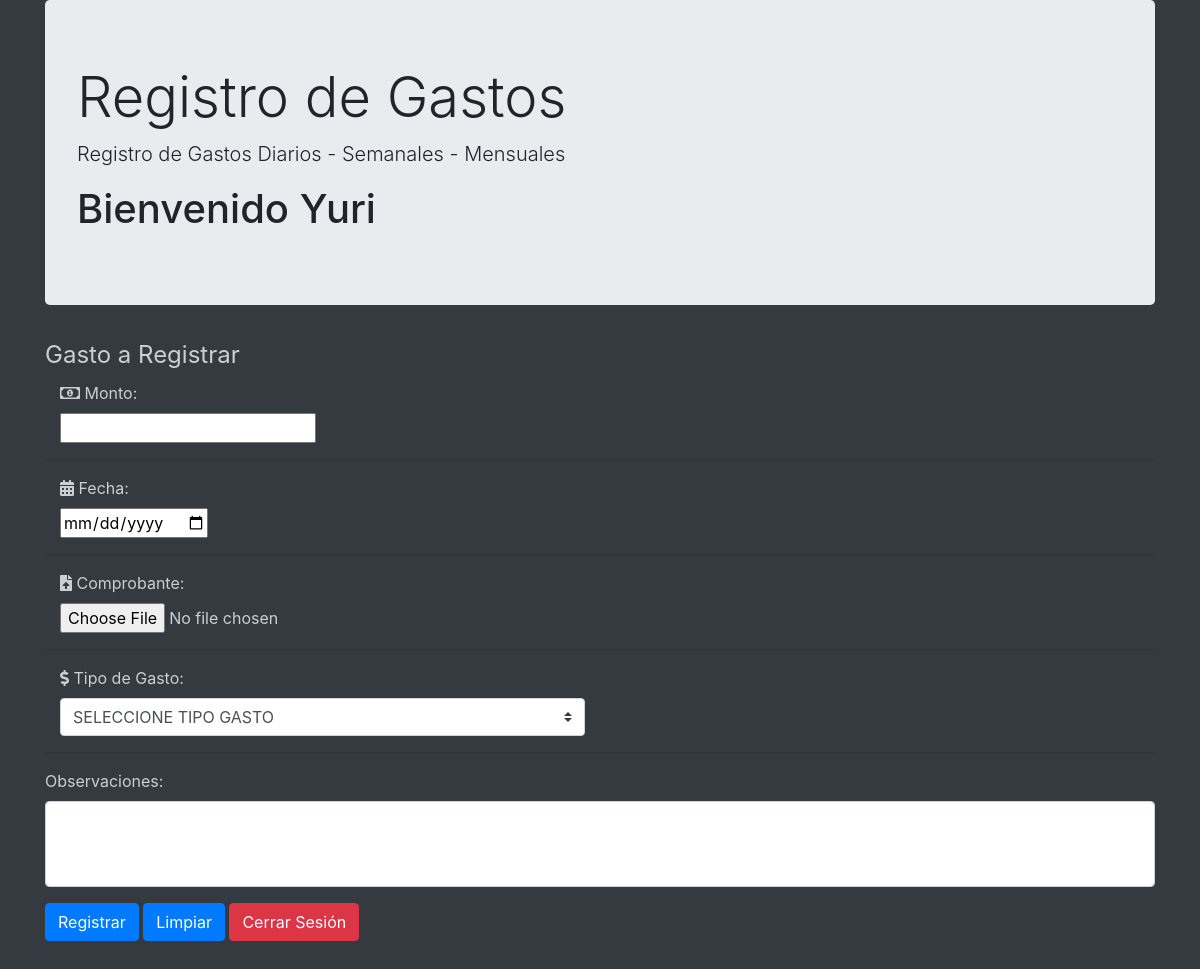
Page /views/gastos.php (signed in) on the earlier database version.
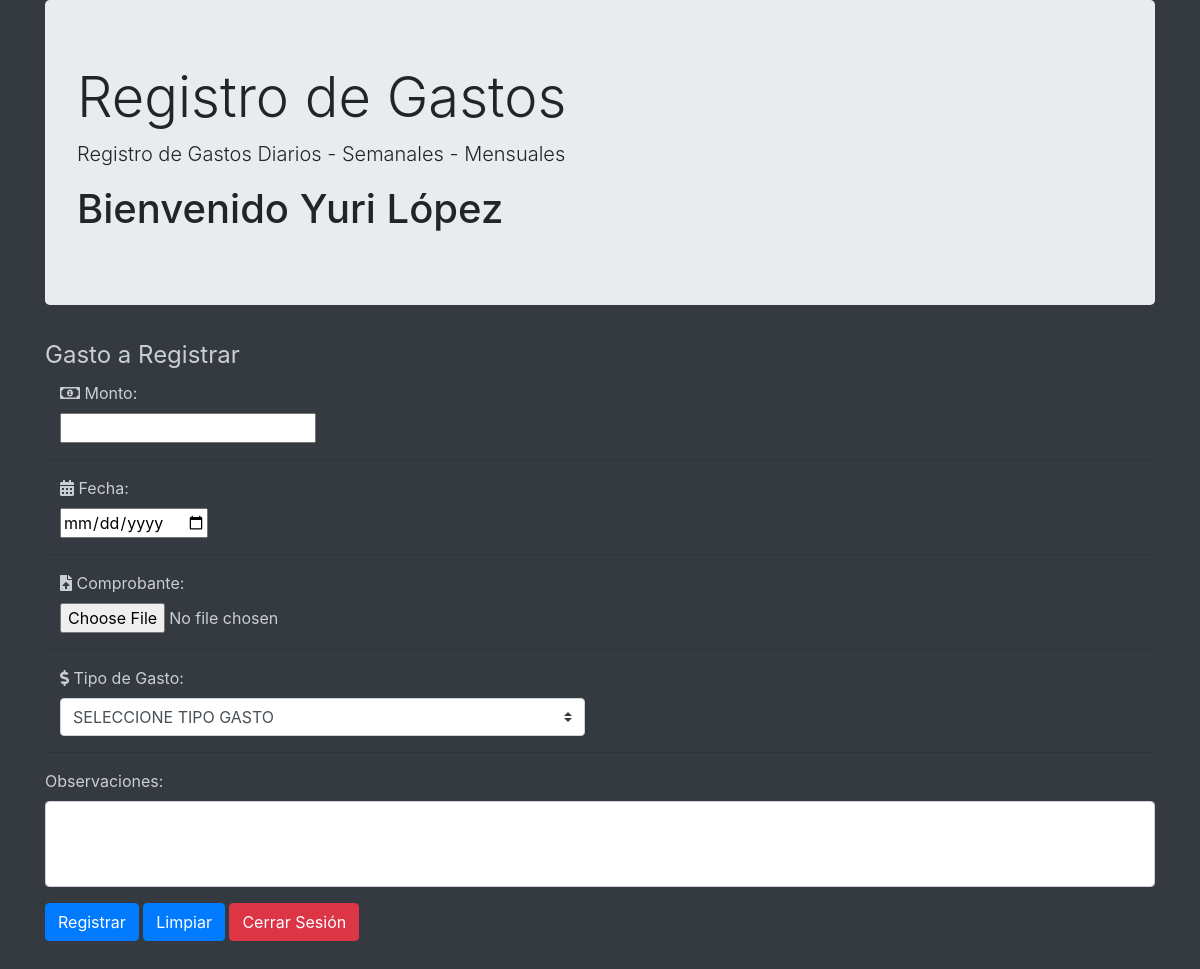
Same page on the later database version.
### tables this page shows
CREATE TABLE IF NOT EXISTS `users` (
  `uid` int(11) NOT NULL AUTO_INCREMENT,
  `username` varchar(25) NOT NULL,
  `password` varchar(200) NOT NULL,
  `email` varchar(100) NOT NULL,
  `name` varchar(100) NOT NULL,
  `profile_pic` varchar(200) NOT NULL,
  PRIMARY KEY (`uid`),
  UNIQUE KEY `username` (`username`)
);

### model/userClass.php (called while the page is built, shortened)
<?php
class userClass
{
	public function userDetails($uid)
	{
		try{
		$db = getDB();
		$stmt = $db->prepare("SELECT email,username,name FROM users WHERE uid=:uid");
		$stmt->bindParam("uid", $uid,PDO::PARAM_INT);
		$stmt->execute();
		$data = $stmt->fetch(PDO::FETCH_OBJ);
		return $data;
		}
		catch(PDOException $e) {
		echo '{"error":{"text":'. $e->getMessage() .'}}';
		}
	}
}
?>

### controllers/funciones.php (the view, shortened to what this page needs)
<?php
		function getTipoGasto(){
			try {
				echo "<option value='' disabled selected>SELECCIONE TIPO GASTO</option>";
			}catch (Exception $e) {
				echo '{"error":{"text":'. $e->getMessage() .'}}';
			}
		}
?>

### views/Gastos.php (shortened to what this page needs)
<?php
require '../controllers/funciones.php';
include('../session.php');
$userDetails=$userClass->userDetails($session_uid);
?>
<!DOCTYPE html>
<html lang="en">
<head>
	<link rel="stylesheet" href="../css/dist/css/bootstrap.min.css">
	<link rel="stylesheet" href="https://use.fontawesome.com/releases/v5.5.0/css/all.css">
	<link rel="stylesheet" href="../css/estilos.css">
</head>
<body class="bg-dark">
<div class="container">
<div class="jumbotron">
  <h1 class="display-4">Registro de Gastos</h1>
  <p class="lead">Registro de Gastos Diarios - Semanales - Mensuales</p>
  <h1>Bienvenido <?php echo $userDetails->name; ?></h1>
</div>
<fieldset>
	<legend id="titulo">Gasto a Registrar</legend>
	<form action="<?php echo htmlspecialchars($_SERVER["PHP_SELF"]);?>" method="POST" enctype="multipart/form-data">
	  <div class="form-group">
	    <label class="col-sm-2" id="monto"><i class="far fa-money-bill-alt"></i> Monto: </label>
	    <div class="col-sm-4">
	      <input type="number" name="monto" required>
	    </div>
	    <hr>
	    <label class="col-sm-4" id="fecha"><i class="fas fa-calendar-alt"></i> Fecha: </label>
	    <div class="col-sm-4">
	      <input type="date" required="" name="fecha" required>
	    </div>
	    <hr>
	    <label class="col-sm-2" id="comprobante"><i class="fas fa-file-upload"></i> Comprobante: </label>
	    <div class="col-sm-4">
	      <input type="file"  name="comprobante" id="archivo">
	    </div>
	    <hr>
	    <label class="col-8 col-md-6" id="tipoGasto"><i class="fas fa-dollar-sign"></i> Tipo de Gasto: </label>
	    <div class="col-sm-4 col-md-6">
	      <select class="custom-select" id="selectIng" name="tipoGasto" required><?php getTipoGasto(); ?></select>
	    </div>
	    <hr>
	    <label for="comment" id="observaciones">Observaciones:</label>
  		<textarea class="form-control" id="txtObservaciones" name="observaciones" rows="3" cols="30" maxlength="100"></textarea>
	  </div>
	  <input class="btn btn-primary" type="submit" value="Registrar">
	  <input class="btn btn-primary" type="reset" value="Limpiar">
	  <button type="button" class="btn btn-danger" onclick="window.location.href='<?php echo BASE_URL; ?>logout.php'">Cerrar Sesión</button>
	 </form>
</fieldset>
<br><br>
</div>
</body>
</html>

### css/estilos.css (style rules this page uses)
#titulo, #monto, #fecha, #tipoIngreso, #observaciones, #comprobante, #archivo, #tipoGasto { color: #cacfd2; }
#txtObservaciones { resize: none; }

Differences in the rows shown:
changed users: name "Yuri" → "Yuri López"
